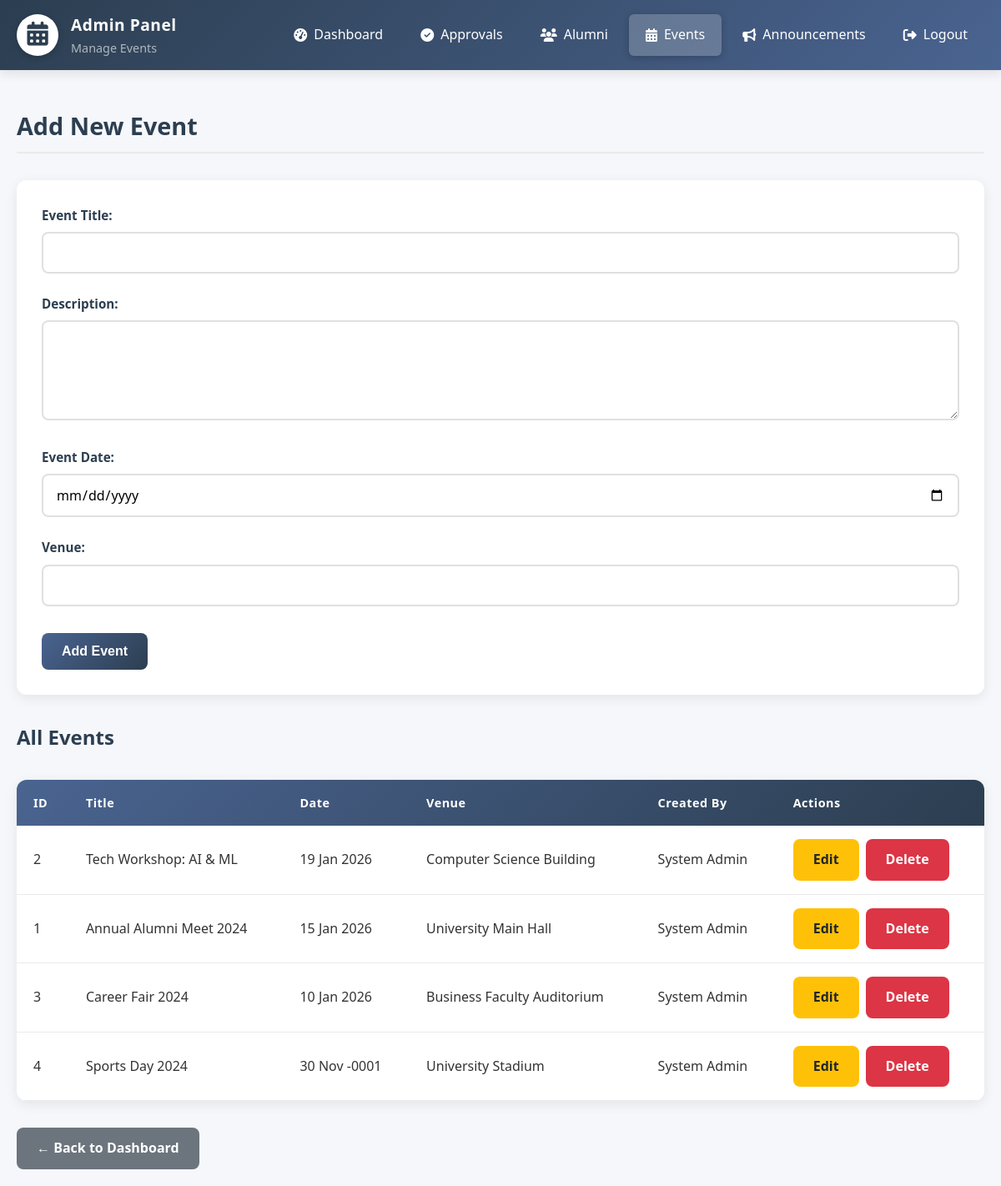
/admin/manage_events.php (signed in), run on the app's committed database.
### tables this page shows
CREATE TABLE events (
    id INT PRIMARY KEY AUTO_INCREMENT,
    title VARCHAR(200) NOT NULL,
    description TEXT,
    event_date DATE,
    venue VARCHAR(200),
    created_by INT,
    created_at TIMESTAMP DEFAULT CURRENT_TIMESTAMP
);

CREATE TABLE users (
    id INT PRIMARY KEY AUTO_INCREMENT,
    reg_no VARCHAR(20) UNIQUE,
    name VARCHAR(100) NOT NULL,
    email VARCHAR(100) UNIQUE NOT NULL,
    password VARCHAR(255) NOT NULL,
    graduation_year INT,
    faculty ENUM('Technological Studies', 'Applied Science', 'Business Studies'),
    current_job VARCHAR(100),
    company VARCHAR(100),
    phone VARCHAR(15),
    role ENUM('public', 'alumni', 'admin') DEFAULT 'public',
    status ENUM('pending', 'approved', 'rejected') DEFAULT 'pending',
    created_at TIMESTAMP DEFAULT CURRENT_TIMESTAMP
);

### admin/manage_events.php (the view, shortened to what this page needs)
<?php
include '../config/db.php';
$edit_event = null;
$sql = "SELECT e.*, u.name as created_by_name
        FROM events e
        LEFT JOIN users u ON e.created_by = u.id
        ORDER BY e.event_date DESC";
$result = $conn->query($sql);
?>
<!DOCTYPE html>
<html>
<head>
    <link rel="stylesheet" href="../css/style.css">
    <link rel="stylesheet" href="https://cdnjs.cloudflare.com/ajax/libs/font-awesome/6.4.0/css/all.min.css">
</head>
<body>
    <nav class="navbar">
        <div class="nav-container">
            <div class="nav-brand">
                <div class="university-logo">
                    <i class="fas fa-calendar-alt" style="font-size: 1.8rem; color: #2c3e50;"></i>
                </div>
                <div class="nav-title">
                    <span class="university-name">Admin Panel</span>
                    <span class="system-name">Manage Events</span>
                </div>
            </div>
            <div class="nav-links">
                <a href="dashboard.php"><i class="fas fa-tachometer-alt"></i> Dashboard</a>
                <a href="approvals.php"><i class="fas fa-check-circle"></i> Approvals</a>
                <a href="manage_users.php"><i class="fas fa-users"></i> Alumni</a>
                <a href="manage_events.php" class="active"><i class="fas fa-calendar-alt"></i> Events</a>
                <a href="manage_announcements.php"><i class="fas fa-bullhorn"></i> Announcements</a>
                <a href="../logout.php"><i class="fas fa-sign-out-alt"></i> Logout</a>
            </div>
        </div>
    </nav>
    <div class="container">
        <h2><?php echo isset($edit_event) ? 'Edit Event' : 'Add New Event'; ?></h2>
        <form method="POST" class="form">
            <div class="form-group">
                <label>Event Title:</label>
                <input type="text" name="title"
                       value="<?php echo isset($edit_event) ? htmlspecialchars($edit_event['title']) : ''; ?>"
                       required>
            </div>
            <div class="form-group">
                <label>Description:</label>
                <textarea name="description" rows="4" required><?php echo isset($edit_event) ? htmlspecialchars($edit_event['description']) : ''; ?></textarea>
            </div>
            <div class="form-group">
                <label>Event Date:</label>
                <input type="date" name="event_date"
                       value="<?php echo isset($edit_event) ? $edit_event['event_date'] : ''; ?>"
                       required>
            </div>
            <div class="form-group">
                <label>Venue:</label>
                <input type="text" name="venue"
                       value="<?php echo isset($edit_event) ? htmlspecialchars($edit_event['venue']) : ''; ?>"
                       required>
            </div>
            <div class="form-buttons">
                <?php if(isset($edit_event)): ?>
                    <button type="submit" name="update" class="btn btn-primary">Update Event</button>
                    <a href="manage_events.php" class="btn btn-secondary">Cancel</a>
                <?php else: ?>
                    <button type="submit" name="add" class="btn btn-primary">Add Event</button>
                <?php endif; ?>
            </div>
        </form>
        <h3>All Events</h3>
        <div class="table-container">
            <?php if ($result && $result->num_rows > 0): ?>
                <table class="data-table">
                    <thead>
                        <tr>
                            <th>ID</th>
                            <th>Title</th>
                            <th>Date</th>
                            <th>Venue</th>
                            <th>Created By</th>
                            <th>Actions</th>
                        </tr>
                    </thead>
                    <tbody>
                    <?php while($row = $result->fetch_assoc()): ?>
                        <tr>
                            <td><?php echo $row['id']; ?></td>
                            <td><?php echo htmlspecialchars($row['title']); ?></td>
                            <td><?php echo date('d M Y', strtotime($row['event_date'])); ?></td>
                            <td><?php echo htmlspecialchars($row['venue']); ?></td>
                            <td><?php echo htmlspecialchars($row['created_by_name']); ?></td>
                            <td class="action-buttons">
                                <a href="?edit=<?php echo $row['id']; ?>" class="btn btn-warning">Edit</a>
                                <a href="?delete=<?php echo $row['id']; ?>"
                                   class="btn btn-danger"
                                   onclick="return confirm('Are you sure you want to delete this event?\n\nTitle: <?php echo addslashes($row['title']); ?>\nDate: <?php echo date('d M Y', strtotime($row['event_date'])); ?>')">Delete</a>
                            </td>
                        </tr>
                    <?php endwhile; ?>
                    </tbody>
                </table>
            <?php else: ?>
                <div class="no-data">
                    <p>No events found.</p>
                </div>
            <?php endif; ?>
        </div>
        <div style="margin-top: 30px;">
            <a href="dashboard.php" class="btn btn-secondary">← Back to Dashboard</a>
        </div>
    </div>
</body>
</html>

### data on the page
events: id "2", title "Tech Workshop: AI & ML", event_date "19 Jan 2026", venue "Computer Science Building", users.name "System Admin"
events: id "1", title "Annual Alumni Meet 2024", event_date "15 Jan 2026", venue "University Main Hall", users.name "System Admin"
events: id "3", title "Career Fair 2024", event_date "10 Jan 2026", venue "Business Faculty Auditorium", users.name "System Admin"
events: id "4", title "Sports Day 2024", event_date "30 Nov -0001", venue "University Stadium", users.name "System Admin"
